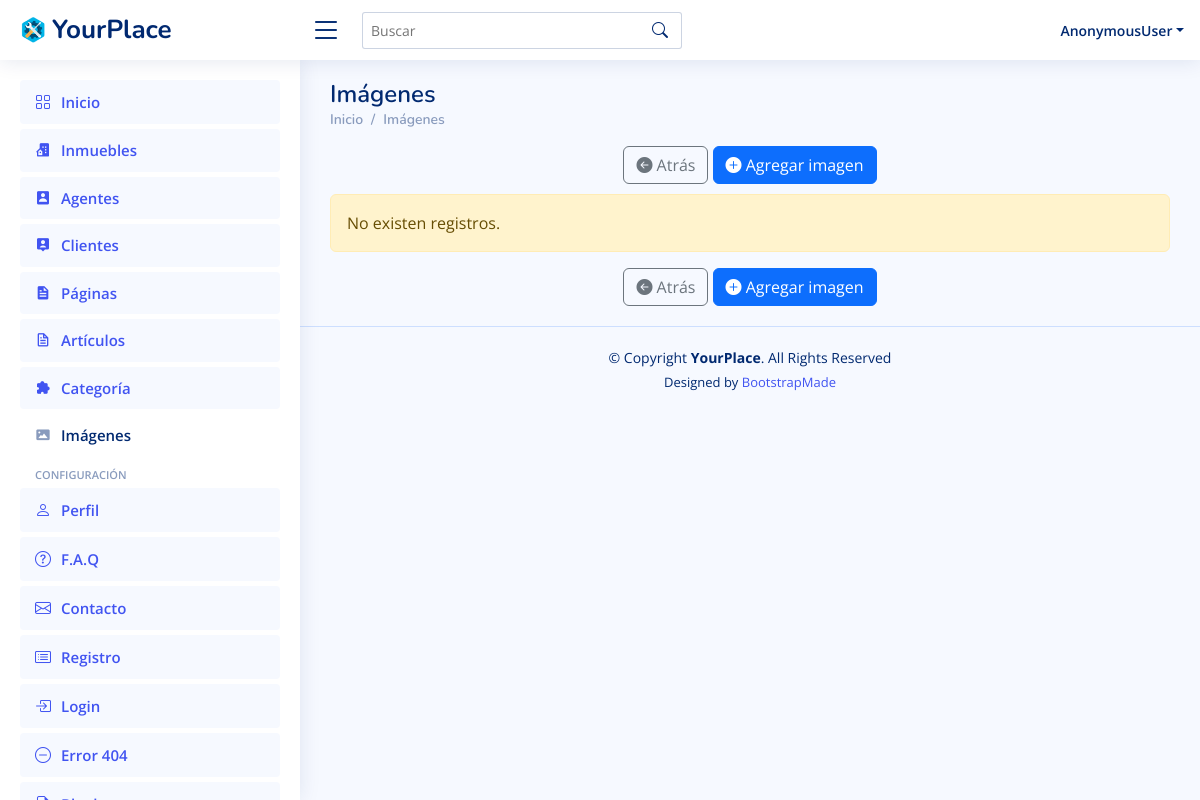
/panel/listar_imagenes/, run on an earlier commit of the app's database.
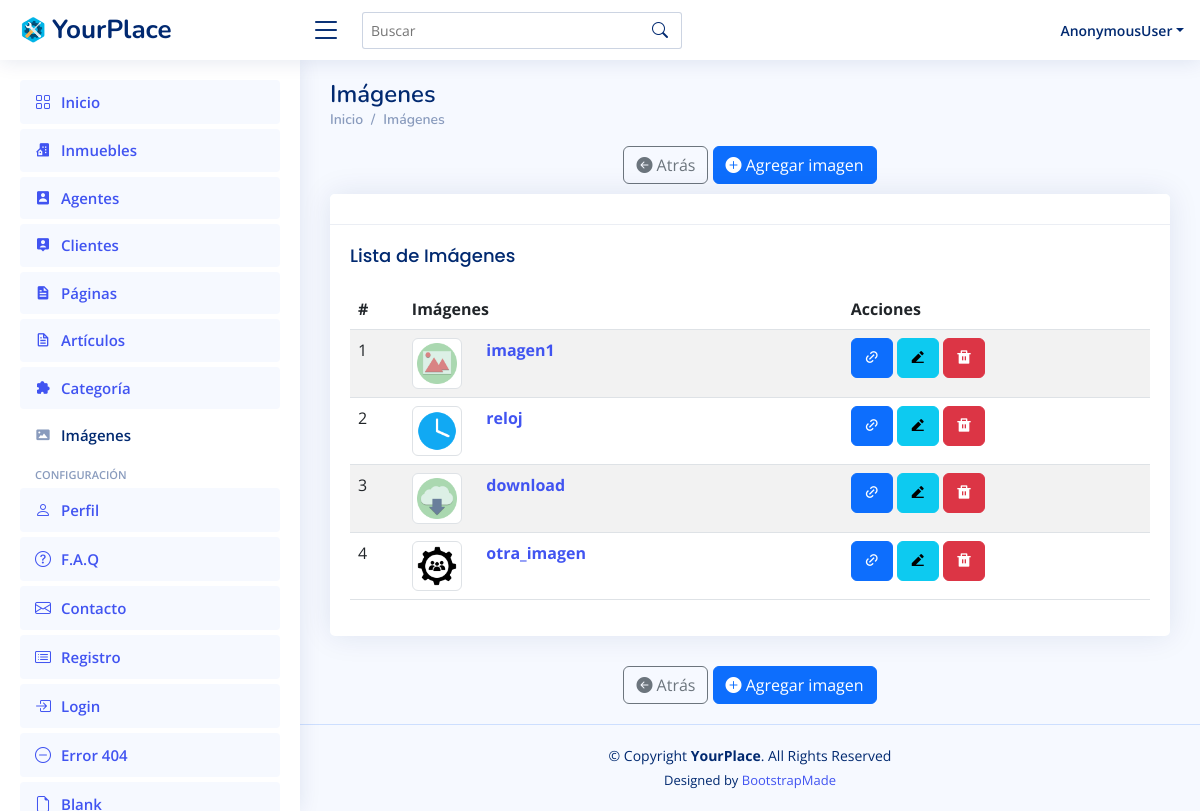
And on a later commit of the database.
### Main/models.py (models this page shows, shortened)
class Image(models.Model):
    name = models.CharField(max_length=250, verbose_name='Nombre')
    pic = models.ImageField(null=True, blank=True, upload_to='image/', default='', verbose_name='Imagen')
    date = models.DateTimeField(auto_now_add=True, null=True, blank=True, verbose_name='Fecha de publicación')
    class Meta:
        verbose_name = 'Imagen'
        verbose_name_plural = 'Imágenes'
        ordering = ['id']

### panel/views.py (the view)
# urls.py: path('listar_imagenes/', panel.views.listar_imagenes, name='listar_imagenes'),
def listar_imagenes(request, *args, **kwargs):
    object_list = Image.objects.all() # Lista de objetos
    context = {
        'page' : 'Imágenes',
        'singular' : 'imagen',
        'plural' : 'imágenes',
        'url_activo_index' : 'listar_imagenes',
        'url_crear' : 'crear_imagen',
        'url_ver' : 'ver_imagen',
        'url_editar' : 'modificar_imagen',
        'url_eliminar' : 'eliminar_imagen',
        'object_list': object_list
    }
    return render(request, 'panel/generic_list.html', context)

### panel/templates/panel/generic_list.html (shortened to what this page needs)
{% extends "panel/base_admin.html" %}
{% load static %}
{% block content %}
<main id="main" class="main">
  <div class="pagetitle">
  <h1>{{ page }}</h1>
    {% include 'panel/breadcrumb.html' %}
    {% include 'panel/add_menu.html' %}
  </div>
  <section class="section">
    <div class="row">
      <div class="col-lg-12">
        {% if object_list %}
          <div class="card">
            <div class="card-header">
            </div>
            <div class="card-body">
              <h5 class="card-title">Lista de {{ plural|capfirst }}</h5>
              <table class="table table-striped">
                <thead>
                  <tr>
                    <th>#</th>
                    <th>{{ plural|capfirst }}</th>
                    <th>Acciones</th>
                  </tr>
                </thead>
                <tbody>
                  {% for item in object_list %}
                  <tr>
                    <td> {{ item.id }} </td>
                    <td>
                      {% if item.image or item.pic %}
                      <div class="row">
                        <div class="col-md-2">
                        {% if item.pic %}
                          <div class="text-center">
                            <img class="img img-thumbnail" src="{{ item.pic.url }}" width="75" alt="{{ item.name }}" />
                          </div>
                        {% endif %}
                        </div>
                        <div class="col-md-10">
                          <p>
                            <a href="{% url url_ver item.id %}"> <strong>{{ item.name }}</strong></a> <br />
                          </p>
                        </div>
                      </div>
                      {% endif %}
                    </td>
                    <td>
                      {% include 'panel/acciones_listar.html' %}
                    </td>
                  </tr>
                  {% endfor %}
                </tbody>
              </table>
            </div>
          </div>
        {% else %}
          <div class="alert alert-warning fade show" role="alert">
            No existen registros.
          </div>
        {% endif %}
      </div>
      {% include 'panel/add_menu.html' %}
    </div>
  </section>
</main>
{% endblock content %}

### panel/templates/panel/base_admin.html (shortened to what this page needs)
<!DOCTYPE html>
{% load static %}
<html class="no-js css-menubar" lang="es">
  <head>
      <link href="{% static 'vendor/bootstrap/css/bootstrap.min.css' %}" rel="stylesheet">
      <link href="{% static 'vendor/bootstrap-icons/bootstrap-icons.css' %}" rel="stylesheet">
      <link href="{% static 'vendor/boxicons/css/boxicons.min.css' %}" rel="stylesheet">
      <link href="{% static 'vendor/quill/quill.snow.css' %}" rel="stylesheet">
      <link href="{% static 'vendor/quill/quill.bubble.css' %}" rel="stylesheet">
      <link href="{% static 'vendor/remixicon/remixicon.css' %}" rel="stylesheet">
      <link href="{% static 'vendor/simple-datatables/style.css' %}" rel="stylesheet">
      <link href="{% static 'css/style.css' %}" rel="stylesheet">
  </head>
  <body>
    {% include 'panel/header.html' %}
    {% include 'panel/sidebar.html' %}
    {% block content %}
    {% endblock content %}
    {% include 'panel/footer.html' %}
  </body>
</html>

### panel/templates/panel/header.html (shortened to what this page needs)
{% load static %}
    <header id="header" class="header fixed-top d-flex align-items-center">
        <div class="d-flex align-items-center justify-content-between">
        <a href="index.html" class="logo d-flex align-items-center">
            <img src="{% static 'img/logo.png' %}" alt="">
            <span class="d-none d-lg-block">YourPlace</span>
        </a>
        <i class="bi bi-list toggle-sidebar-btn"></i>
        </div>
        <div class="search-bar">
            <form class="search-form d-flex align-items-center" method="POST" action="{% url 'resultados_busqueda' %}">
                <input type="text" name="name" placeholder="Buscar" title="Ingrese términos de búsqueda">
                <button type="submit" title="Buscar"><i class="bi bi-search"></i></button>
            </form>
        </div>
        <nav class="header-nav ms-auto">
            <ul class="d-flex align-items-center">
                <li class="nav-item dropdown pe-3">
                    <a class="nav-link nav-profile d-flex align-items-center pe-0" href="#" data-bs-toggle="dropdown">
                        <span class="d-none d-md-block dropdown-toggle ps-2">{{ request.user }}</span>
                    </a>
                </li>
            </ul>
        </nav>
    </header>

### panel/templates/panel/sidebar.html
{% load static %}
  <aside id="sidebar" class="sidebar">
    <ul class="sidebar-nav" id="sidebar-nav">
      <li class="nav-item">
        <a class="nav-link {% if 'inicio' in request.path %} collapsed {% endif %}" href="{% url 'app_panel_index'%}">
          <i class="bi bi-grid"></i>
          <span>Inicio</span>
        </a>
      </li>
      <li class="nav-item">
        <a class="nav-link {% if 'inmueble' in request.path %} collapsed {% endif %}" href="{% url 'listar_inmuebles'%}">
          <i class="bx bxs-building-house"></i>
          <span>Inmuebles</span>
        </a>
      </li>
      <li class="nav-item">
        <a class="nav-link {% if 'agente' in request.path %} collapsed {% endif %}" href="{% url 'listar_agentes'%}">
          <i class="bx bxs-user-rectangle"></i>
          <span>Agentes</span>
        </a>
      </li>
      <li class="nav-item">
        <a class="nav-link {% if 'cliente' in request.path %} collapsed {% endif %}" href="{% url 'listar_clientes'%}">
          <i class="bx bxs-user-pin"></i>
          <span>Clientes</span>
        </a>
      </li>
      <li class="nav-item">
        <a class="nav-link {% if 'pagina' in request.path %} collapsed {% endif %}" href="{% url 'listar_paginas'%}">
          <i class="bx bxs-file"></i>
          <span>Páginas</span>
        </a>
      </li>
      <li class="nav-item">
        <a class="nav-link {% if 'articulo' in request.path %} collapsed {% endif %}" href="{% url 'listar_articulos'%}">
          <i class="bx bx-file"></i>
          <span>Artículos</span>
        </a>
      </li>
      <li class="nav-item">
        <a class="nav-link {% if 'categoria' in request.path %} collapsed {% endif %}" href="{% url 'listar_categorias'%}">
          <i class="bx bxs-extension"></i>
          <span>Categoría</span>
        </a>
      </li>
      <li class="nav-item">
        <a class="nav-link {% if 'imagen' in request.path %} collapsed {% endif %}" href="{% url 'listar_imagenes'%}">
          <i class="bx bxs-image"></i>
          <span>Imágenes</span>
        </a>
      </li>
      <li class="nav-heading">Configuración</li>
      <li class="nav-item">
        <a class="nav-link {% if 'perfil' in request.path %} collapsed {% endif %}" href="#">
          <i class="bi bi-person"></i>
          <span>Perfil</span>
        </a>
      </li>
      <li class="nav-item">
        <a class="nav-link {% if 'faq' in request.path %} collapsed {% endif %}" href="#">
          <i class="bi bi-question-circle"></i>
          <span>F.A.Q</span>
        </a>
      </li>
      <li class="nav-item">
        <a class="nav-link {% if 'contacto' in request.path %} collapsed {% endif %}" href="#">
          <i class="bi bi-envelope"></i>
          <span>Contacto</span>
        </a>
      </li>
      <li class="nav-item">
        <a class="nav-link {% if 'registro' in request.path %} collapsed {% endif %}" href="#">
          <i class="bi bi-card-list"></i>
          <span>Registro</span>
        </a>
      </li>
      <li class="nav-item">
        <a class="nav-link {% if 'login' in request.path %} collapsed {% endif %}" href="#">
          <i class="bi bi-box-arrow-in-right"></i>
          <span>Login</span>
        </a>
      </li>
      <li class="nav-item">
        <a class="nav-link {% if '404' in request.path %} collapsed {% endif %}" href="#">
          <i class="bi bi-dash-circle"></i>
          <span>Error 404</span>
        </a>
      </li>
      <li class="nav-item">
        <a class="nav-link {% if 'blank' in request.path %} collapsed {% endif %}" href="#">
          <i class="bi bi-file-earmark"></i>
          <span>Blank</span>
        </a>
      </li>
    </ul>
  </aside>

### panel/templates/panel/breadcrumb.html
{% load static %}
<nav>
    <ol class="breadcrumb">
        <li class="breadcrumb-item"><a href="{% url 'app_panel_index' %}">Inicio</a></li>
        <li class="breadcrumb-item">{{ page }}</li>
    </ol>
</nav>

### panel/templates/panel/add_menu.html
    <div class="text-center">
        <a href="{% url 'app_panel_index' %}" class="btn btn-outline-secondary btn-round btn-icon waves-effect waves-classic"  data-toggle="tooltip" data-original-title="Ver otras opciones">
            <i class="bi bi-arrow-left-circle-fill"></i> Atrás</a>
        <a href="{% url url_crear %}" class="btn btn-primary btn-round">
            <i class="bi bi-plus-circle-fill"></i> Agregar {{ singular }}</a>
    </div>

### panel/templates/panel/acciones_listar.html
    <a href="{% url url_ver item.id %}" class="btn btn-primary btn-round btn-icon waves-effect waves-classic" title="Revisar" data-toggle="tooltip" data-original-title="Revisar">
        <i class="ri-link-m"></i></a>
    <a href="{% url url_editar item.id %}" class="btn btn-info btn-round btn-icon waves-effect waves-classic" title="Editar" data-toggle="tooltip" data-original-title="Editar">
        <i class="ri-edit-2-fill"></i></a>
    <a href="{% url url_eliminar item.id %}" class="btn btn-danger btn-round btn-icon waves-effect waves-classic" title="Eliminar" data-toggle="tooltip" data-original-title="Eliminar">
        <i class="ri-delete-bin-fill"></i></a>

### panel/templates/panel/footer.html
  <footer id="footer" class="footer">
    <div class="copyright">
      &copy; Copyright <strong><span>YourPlace</span></strong>. All Rights Reserved
    </div>
    <div class="credits">
      Designed by <a href="https://bootstrapmade.com/">BootstrapMade</a>
    </div>
  </footer>

### panel/static/css/style.css (style rules this page uses)
:root { scroll-behavior: smooth; }
body { font-family: "Open Sans", sans-serif; background: #f6f9ff; color: #444444; }
a { color: #4154f1; text-decoration: none; }
h1, h2, h3, h4, h5, h6 { font-family: "Nunito", sans-serif; }
#main { margin-top: 60px; padding: 20px 30px; transition: all 0.3s; }
.pagetitle { margin-bottom: 10px; }
.pagetitle h1 { font-size: 24px; margin-bottom: 0; font-weight: 600; color: #012970; }
.card { margin-bottom: 30px; border: none; border-radius: 5px; box-shadow: 0px 0 30px rgba(1, 41, 112, 0.1); }
.card-header, .card-footer { border-color: #ebeef4; background-color: #fff; color: #798eb3; padding: 15px; }
.card-title { padding: 20px 0 15px 0; font-size: 18px; font-weight: 500; color: #012970; font-family: "Poppins", sans-serif; }
.card-body { padding: 0 20px 20px 20px; }
.breadcrumb { font-size: 14px; font-family: "Nunito", sans-serif; color: #899bbd; font-weight: 600; }
.breadcrumb a { color: #899bbd; transition: 0.3s; }
.breadcrumb .breadcrumb-item::before { color: #899bbd; }
.logo { line-height: 1; }
@media (min-width: 1200px) { .logo { width: 280px; } }
.logo img { max-height: 26px; margin-right: 6px; }
.logo span { font-size: 26px; font-weight: 700; color: #012970; font-family: "Nunito", sans-serif; }
.header { transition: all 0.5s; z-index: 997; height: 60px; box-shadow: 0px 2px 20px rgba(1, 41, 112, 0.1); background-color: #fff; padding-left: 20px; }
.header .toggle-sidebar-btn { font-size: 32px; padding-left: 10px; cursor: pointer; color: #012970; }
.header .search-bar { min-width: 360px; padding: 0 20px; }
.header .search-form { width: 100%; }
.header .search-form input { border: 0; font-size: 14px; color: #012970; border: 1px solid rgba(1, 41, 112, 0.2); padding: 7px 38px 7px 8px; border-radius: 3px; transition: 0.3s; width: 100%; }
.header .search-form button { border: 0; padding: 0; margin-left: -30px; background: none; }
.header .search-form button i { color: #012970; }
.header-nav ul { list-style: none; }
.header-nav>ul { margin: 0; padding: 0; }
.header-nav .nav-profile { color: #012970; }
.header-nav .nav-profile span { font-size: 14px; font-weight: 600; }
.sidebar { position: fixed; top: 60px; left: 0; bottom: 0; width: 300px; z-index: 996; transition: all 0.3s; padding: 20px; overflow-y: auto; scrollbar-width: thin; scrollbar-color: #aab7cf transparent; box-shadow: 0px 0px 20px rgba(1, 41, 112, 0.1); background-color: #fff; }
@media (min-width: 1200px) { #main, #footer { margin-left: 300px; } }
.sidebar-nav { padding: 0; margin: 0; list-style: none; }
.sidebar-nav li { padding: 0; margin: 0; list-style: none; }
.sidebar-nav .nav-item { margin-bottom: 5px; }
.sidebar-nav .nav-heading { font-size: 11px; text-transform: uppercase; color: #899bbd; font-weight: 600; margin: 10px 0 5px 15px; }
.sidebar-nav .nav-link { display: flex; align-items: center; font-size: 15px; font-weight: 600; color: #4154f1; transition: 0.3; background: #f6f9ff; padding: 10px 15px; border-radius: 4px; }
.sidebar-nav .nav-link i { font-size: 16px; margin-right: 10px; color: #4154f1; }
.sidebar-nav .nav-link.collapsed { color: #012970; background: #fff; }
.sidebar-nav .nav-link.collapsed i { color: #899bbd; }
.footer { padding: 20px 0; font-size: 14px; transition: all 0.3s; border-top: 1px solid #cddfff; }
.footer .copyright { text-align: center; color: #012970; }
.footer .credits { padding-top: 5px; text-align: center; font-size: 13px; color: #012970; }

What changed in the data, as far as the page shows it:
added Image: id "1", pic (placeholder picture), name "imagen1"
added Image: id "2", pic (picture), name "reloj"
added Image: id "3", pic (picture), name "download"
added Image: id "4", pic (picture), name "otra_imagen"
Also different on the page:
{{ plural|capfirst }}: (not shown) → "Imágenes"
text no longer shown: "No existen registros."
text now shown: "Lista de # Acciones"
